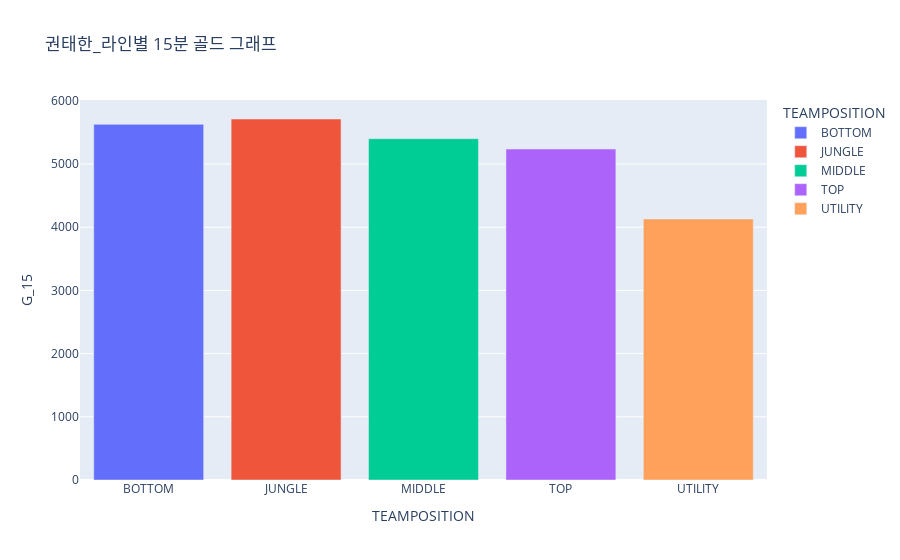

The notebook cell saved with this chart:
### Code cell
# 8번 문제
fig = px.bar(my_gold, title= '권태한_라인별 15분 골드 그래프',
                x = 'TEAMPOSITION',
                y = 'G_15',
            color = 'TEAMPOSITION' )
plotly.offline.iplot(fig)

### Figure 1 — Plotly figure (JSON) as saved in the notebook; plotly's stock layout.template omitted (floating-point values rounded to 4 significant figures)
{"data": [{"alignmentgroup": "True", "hovertemplate": "TEAMPOSITION=%{x}<br>G_15=%{y}<extra></extra>", "legendgroup": "BOTTOM", "marker": {"color": "#636efa", "pattern": {"shape": ""}}, "name": "BOTTOM", "offsetgroup": "BOTTOM", "orientation": "v", "showlegend": true, "textposition": "auto", "type": "bar", "x": ["BOTTOM"], "xaxis": "x", "y": [5628.0], "yaxis": "y"}, {"alignmentgroup": "True", "hovertemplate": "TEAMPOSITION=%{x}<br>G_15=%{y}<extra></extra>", "legendgroup": "JUNGLE", "marker": {"color": "#EF553B", "pattern": {"shape": ""}}, "name": "JUNGLE", "offsetgroup": "JUNGLE", "orientation": "v", "showlegend": true, "textposition": "auto", "type": "bar", "x": ["JUNGLE"], "xaxis": "x", "y": [5713.0], "yaxis": "y"}, {"alignmentgroup": "True", "hovertemplate": "TEAMPOSITION=%{x}<br>G_15=%{y}<extra></extra>", "legendgroup": "MIDDLE", "marker": {"color": "#00cc96", "pattern": {"shape": ""}}, "name": "MIDDLE", "offsetgroup": "MIDDLE", "orientation": "v", "showlegend": true, "textposition": "auto", "type": "bar", "x": ["MIDDLE"], "xaxis": "x", "y": [5402.0], "yaxis": "y"}, {"alignmentgroup": "True", "hovertemplate": "TEAMPOSITION=%{x}<br>G_15=%{y}<extra></extra>", "legendgroup": "TOP", "marker": {"color": "#ab63fa", "pattern": {"shape": ""}}, "name": "TOP", "offsetgroup": "TOP", "orientation": "v", "showlegend": true, "textposition": "auto", "type": "bar", "x": ["TOP"], "xaxis": "x", "y": [5237.0], "yaxis": "y"}, {"alignmentgroup": "True", "hovertemplate": "TEAMPOSITION=%{x}<br>G_15=%{y}<extra></extra>", "legendgroup": "UTILITY", "marker": {"color": "#FFA15A", "pattern": {"shape": ""}}, "name": "UTILITY", "offsetgroup": "UTILITY", "orientation": "v", "showlegend": true, "textposition": "auto", "type": "bar", "x": ["UTILITY"], "xaxis": "x", "y": [4131.0], "yaxis": "y"}], "layout": {"barmode": "relative", "legend": {"title": {"text": "TEAMPOSITION"}, "tracegroupgap": 0}, "title": {"text": "권태한_라인별 15분 골드 그래프"}, "xaxis": {"anchor": "y", "categoryarray": ["BOTTOM", "JUNGLE", "MIDDLE", "TOP", "UTILITY"], "categoryorder": "array", "domain": [0, 1], "title": {"text": "TEAMPOSITION"}}, "yaxis": {"anchor": "x", "domain": [0, 1], "title": {"text": "G_15"}}}}
